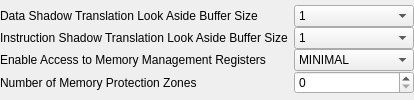
            <widget class="QWidget" name="G_MMU_ITEMS_ENABLE_ENABLED_PAGE" >
             <layout class="QVBoxLayout" >
              <property name="margin" >
               <number>0</number>
              </property>
              <property name="spacing" >
               <number>0</number>
              </property>
              <item>
               <layout class="QVBoxLayout" >
                <property name="margin" >
                 <number>0</number>
                </property>
                <property name="spacing" >
                 <number>0</number>
                </property>
                <item>
                 <layout class="QHBoxLayout" >
                  <property name="margin" >
                   <number>0</number>
                  </property>
                  <property name="spacing" >
                   <number>6</number>
                  </property>
                  <item>
                   <widget class="QLabel" name="G_MMU_DTLB_SIZE_LABEL_1" >
                    <property name="sizePolicy" >
                     <sizepolicy>
                      <hsizetype>7</hsizetype>
                      <vsizetype>5</vsizetype>
                      <horstretch>0</horstretch>
                      <verstretch>0</verstretch>
                     </sizepolicy>
                    </property>
                    <property name="toolTip" >
                     <string>&lt;qt>This parameter defines the size of the data shadow Translation Look-Aside Buffer (TLB).  This TLB is used to cache data address translation information, to improve performance of the translation.  The selection is a trade-off between smaller size and better performance.  The default value is 4.&lt;/qt></string>
                    </property>
                    <property name="text" >
                     <string>Data Shadow Translation Look Aside Buffer Size</string>
                    </property>
                   </widget>
                  </item>
                  <item>
                   <widget class="QComboBox" name="G_MMU_DTLB_SIZE_1" >
                    <property name="minimumSize" >
                     <size>
                      <width>120</width>
                      <height>0</height>
                     </size>
                    </property>
                    <item>
                     <property name="text" >
                      <string>1</string>
                     </property>
                    </item>
                    <item>
                     <property name="text" >
                      <string>2</string>
                     </property>
                    </item>
                    <item>
                     <property name="text" >
                      <string>4</string>
                     </property>
                    </item>
                    <item>
                     <property name="text" >
                      <string>8</string>
                     </property>
                    </item>
                   </widget>
                  </item>
                 </layout>
                </item>
                <item>
                 <layout class="QHBoxLayout" >
                  <property name="margin" >
                   <number>0</number>
                  </property>
                  <property name="spacing" >
                   <number>6</number>
                  </property>
                  <item>
                   <widget class="QLabel" name="G_MMU_ITLB_SIZE_LABEL_1" >
                    <property name="sizePolicy" >
                     <sizepolicy>
                      <hsizetype>7</hsizetype>
                      <vsizetype>5</vsizetype>
                      <horstretch>0</horstretch>
                      <verstretch>0</verstretch>
                     </sizepolicy>
                    </property>
                    <property name="toolTip" >
                     <string>&lt;qt>This parameter defines the size of the instruction shadow Translation Look-Aside Buffer (TLB).  This TLB is used to cache instruction address translation information, to improve performance of the translation.  The selection is a trade-off between smaller size and better performance.  The default value is 2.&lt;/qt></string>
                    </property>
                    <property name="text" >
                     <string>Instruction Shadow Translation Look Aside Buffer Size</string>
                    </property>
                   </widget>
                  </item>
                  <item>
                   <widget class="QComboBox" name="G_MMU_ITLB_SIZE_1" >
                    <property name="minimumSize" >
                     <size>
                      <width>120</width>
                      <height>0</height>
                     </size>
                    </property>
                    <item>
                     <property name="text" >
                      <string>1</string>
                     </property>
                    </item>
                    <item>
                     <property name="text" >
                      <string>2</string>
                     </property>
                    </item>
                    <item>
                     <property name="text" >
                      <string>4</string>
                     </property>
                    </item>
                    <item>
                     <property name="text" >
                      <string>8</string>
                     </property>
                    </item>
                   </widget>
                  </item>
                 </layout>
                </item>
                <item>
                 <layout class="QHBoxLayout" >
                  <property name="margin" >
                   <number>0</number>
                  </property>
                  <property name="spacing" >
                   <number>6</number>
                  </property>
                  <item>
                   <widget class="QLabel" name="G_MMU_TLB_ACCESS_LABEL_1" >
                    <property name="sizePolicy" >
                     <sizepolicy>
                      <hsizetype>7</hsizetype>
                      <vsizetype>5</vsizetype>
                      <horstretch>0</horstretch>
                      <verstretch>0</verstretch>
                     </sizepolicy>
                    </property>
                    <property name="toolTip" >
                     <string>&lt;qt>Enable access to Memory Management Special Registers using the MFS and MTS instructions:&lt;ul>&lt;li>Minimal (0) only allows writing TLBLO, TLBHI and TLBX.&lt;li>Read (1) adds reading of TLBLO, TLBHI, TLBX, PID and ZPR.&lt;li>Write (2) allows writing all registers, and reading TLBX.&lt;li>Full (3) adds reading of TLBLO, TLBHI, TLBX, PID and ZPR.&lt;/ul>In many cases it is not necessary for software to have full read access.  For example, this is the case for Linux Memory Management code.  It is then safe to set access to Write, in order to save area.  When using static memory protection, access can be set to Minimal, since software then has no need to use TLBSX, PID and ZPR.&lt;/qt></string>
                    </property>
                    <property name="text" >
                     <string>Enable Access to Memory Management Registers</string>
                    </property>
                   </widget>
                  </item>
                  <item>
                   <widget class="QComboBox" name="G_MMU_TLB_ACCESS_1" >
                    <property name="minimumSize" >
                     <size>
                      <width>120</width>
                      <height>0</height>
                     </size>
                    </property>
                    <property name="maxVisibleItems" >
                     <number>11</number>
                    </property>
                    <item>
                     <property name="text" >
                      <string>MINIMAL</string>
                     </property>
                    </item>
                    <item>
                     <property name="text" >
                      <string>READ</string>
                     </property>
                    </item>
                    <item>
                     <property name="text" >
                      <string>WRITE</string>
                     </property>
                    </item>
                    <item>
                     <property name="text" >
                      <string>FULL</string>
                     </property>
                    </item>
                   </widget>
                  </item>
                 </layout>
                </item>
                <item>
                 <layout class="QHBoxLayout" >
                  <property name="margin" >
                   <number>0</number>
                  </property>
                  <property name="spacing" >
                   <number>6</number>
                  </property>
                  <item>
                   <widget class="QLabel" name="G_MMU_ZONES_LABEL_1" >
                    <property name="sizePolicy" >
                     <sizepolicy>
                      <hsizetype>7</hsizetype>
                      <vsizetype>5</vsizetype>
                      <horstretch>0</horstretch>
                      <verstretch>0</verstretch>
                     </sizepolicy>
                    </property>
                    <property name="toolTip" >
                     <string>&lt;qt>Specifies the number of memory protection zones to implement.  In many cases memory management software does not utilize all available zones.  For example, the Linux Memory Management code only uses two zones.  In this case it is safe to reduce the number of implemented zones, in order to save area.&lt;/qt></string>
                    </property>
                    <property name="text" >
                     <string>Number of Memory Protection Zones</string>
                    </property>
                   </widget>
                  </item>
                  <item>
                   <widget class="QSpinBox" name="G_MMU_ZONES_1" >
                    <property name="minimumSize" >
                     <size>
                      <width>120</width>
                      <height>0</height>
                     </size>
                    </property>
                    <property name="maximum" >
                     <number>16</number>
                    </property>
                   </widget>
                  </item>
                 </layout>
                </item>
               </layout>
              </item>
             </layout>
            </widget>
